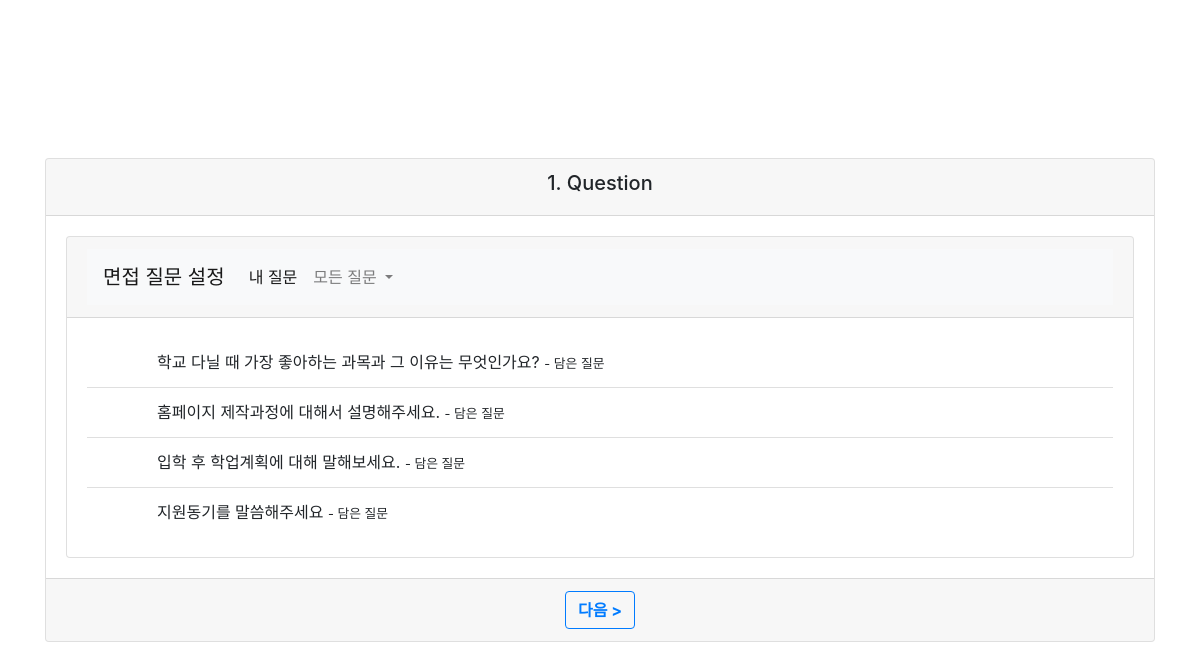
Page /website/student/interview/ (signed in) on the earlier database version.
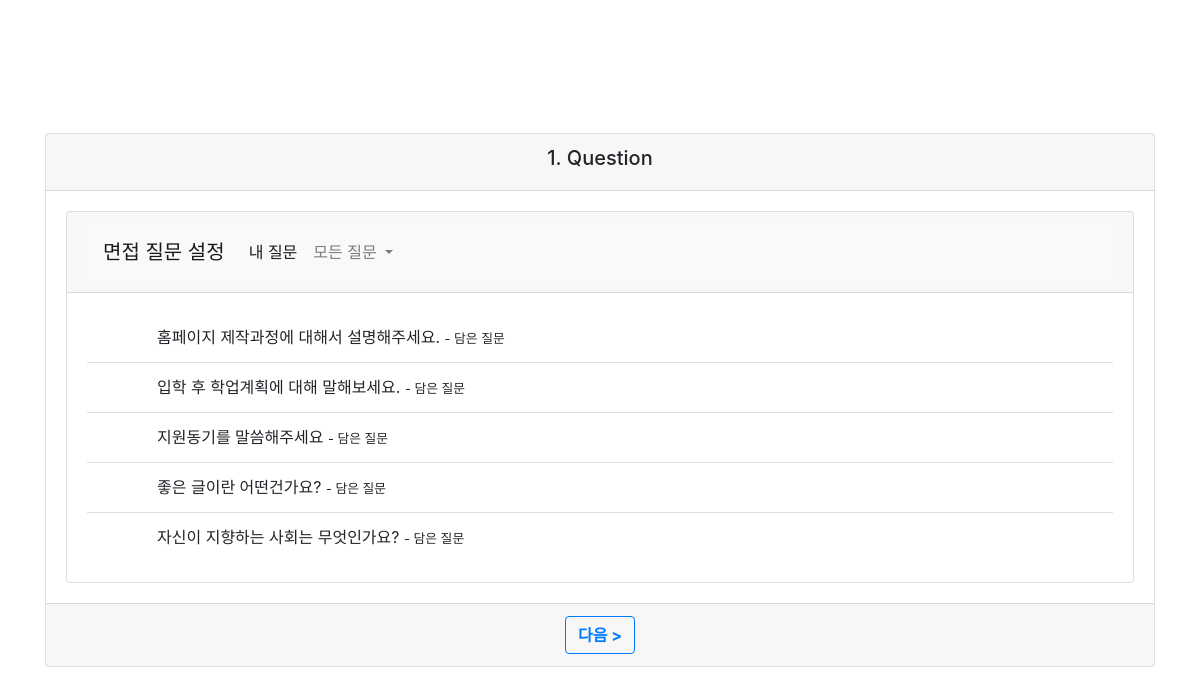
Same page on the later database version.
### website/models.py (models this page shows, shortened)
class StudentQuestion(models.Model):
    id = models.AutoField(
        primary_key=True,
        unique=True,
        editable=False,
        verbose_name='pk'
    )
    student = models.ForeignKey(User, on_delete=models.CASCADE)
    question = models.ForeignKey(Question, on_delete=models.CASCADE)
    part =  models.IntegerField(null=True, blank=True, verbose_name='종류')
    teacher = models.ForeignKey(Teacher, null=True, blank=True, on_delete=models.CASCADE)

class Question(models.Model):
    id = models.AutoField(
        primary_key=True,
        unique=True,
        editable=False,
        verbose_name='pk'
    )
    question = models.CharField(max_length=100, null=True, blank=True, verbose_name='질문')
    department = models.IntegerField(null=True, blank=True, verbose_name='학과') # 0 : 공통질문
    def __str__(self):
        return self.question

### website/views.py (the view)
# urls.py: path('student/interview/',views.inter_start,name='interviewStart'),
def inter_start(request):
    myQuestion = StudentQuestion.objects.filter(student__userID=request.session.get('user'))
    return render(request, 'inter_start.html', {'myQuestion': myQuestion})

### website/templates/inter_start.html (shortened to what this page needs)
{% load static %}
<!DOCTYPE html>
<html>
<head>
    <link rel="stylesheet" href="https://stackpath.bootstrapcdn.com/bootstrap/4.4.1/css/bootstrap.min.css">
    <link rel="stylesheet" href="{% static 'css/inter_setting.css' %}" type="text/css">
</head>
<body>
    <div id="card" class="container">
        <div class="card text-center">
            <div class="card-header">
                <h5>1. Question</h5>
            </div>
            <div class="card-body">
                <div class="card">
                    <div class="card-header">
                        <nav class="navbar navbar-expand-lg navbar-light bg-light">
                            <a class="navbar-brand" href="{% url 'website:interviewStart' %}">면접 질문 설정</a>
                            <div class="collapse navbar-collapse" id="navbarSupportedContent">
                                <ul class="navbar-nav mr-auto">
                                    <li class="nav-item active">
                                        <a class="nav-link" href="{% url 'website:interviewStart' %}">내 질문</a>
                                    </li>
                                    <li class="nav-item dropdown">
                                        <a class="nav-link dropdown-toggle" href="#" id="navbarDropdown" role="button" data-toggle="dropdown" aria-haspopup="true" aria-expanded="false">
                                            모든 질문
                                        </a>
                                    </li>
                                </ul>
                            </div>
                        </nav>
                    </div>
                    <div class="card-body">
                        <ul class="list-group list-group-flush">
                            {% if myQuestion %}
                            {% for questionList in myQuestion %}
                            <li class="list-group-item d-flex justify-content-between align-items-center">
                                <div class="form-check">
                                    <label class="form-check-label" for="star_{{questionList.id}}">
                                    {{questionList.question}}
                                    {% if questionList.part == 1 %}
                                    <small> - 작성한 질문</small>
                                    {% elif questionList.part == 2 %}
                                    <small> - 받은 질문</small>
                                    {% else %}
                                    <small> - 담은 질문</small></label>
                                    {% endif %}
                                </div>
                            </li>
                            {% endfor %}
                            {% endif %}
                        </ul>
                    </div>
                </div>
            </div>
            <div class="card-footer text-muted">
                <a href="{% url 'website:interviewSetting' %}" type="submit" class="btn btn-outline-primary"><Strong> 다음 > </Strong></a>
            </div>
        </div>
    </div>
</body>
</html>

Differences in the rows shown:
removed StudentQuestion: question "학교 다닐 때 가장 좋아하는 과목과 그 이유는 무엇인가요?", part "- 담은 질문"
added StudentQuestion: question "좋은 글이란 어떤건가요?", part "- 담은 질문"
added StudentQuestion: question "자신이 지향하는 사회는 무엇인가요?", part "- 담은 질문"
